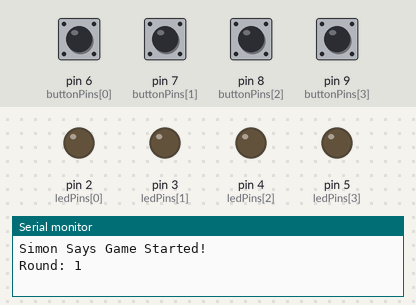
The sketch below on a simulated Arduino Nano, built with avr-gcc and run on an emulated ATmega328P. On the bench: output pins drawn as LEDs (lit = HIGH), the last lines printed to the serial monitor. Dashed ring = blinking. The inputs (shaded band) are chosen by the test bench; at power-on: pin 6 (buttonPins[0]), pin 7 (buttonPins[1]), pin 8 (buttonPins[2]), pin 9 (buttonPins[3]) HIGH. Random numbers use the default seed unless the sketch sets one.

Above: at 2.5 s.
2.6 s: pin 6 (buttonPins[0]) pulled LOW for 0.15 s
At 2.98 s:
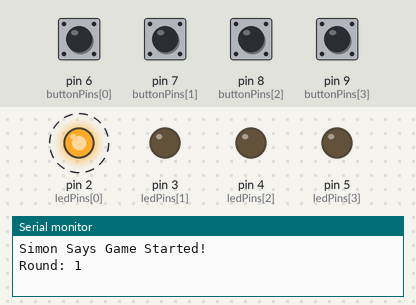
5.7 s: pin 7 (buttonPins[1]) pulled LOW for 1 s
At 6.85 s:
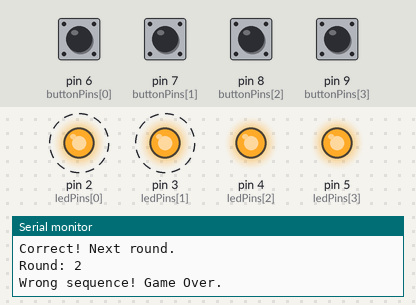
12.1 s: pin 8 (buttonPins[2]) pulled LOW for 1 s
At 13.33 s:
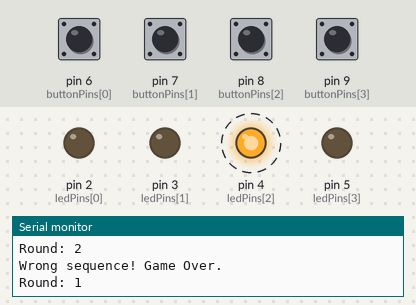
16.1 s: pin 6 (buttonPins[0]) pulled LOW for 1 s
At 17.25 s:
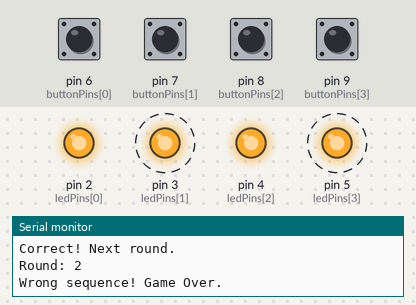
Timing chart, 0 to 22.1 s (numbered marks = the images above; inputs shaded):
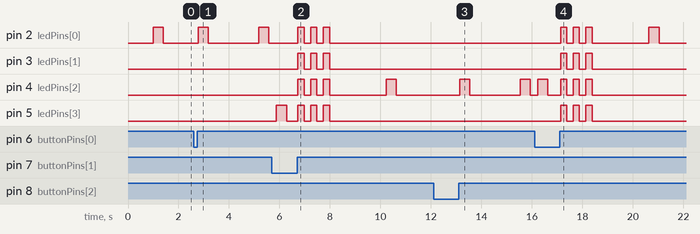

Measured:
- after the input at 2.6 s, pin 2 (ledPins[0]): alternates HIGH for 0.40 s and LOW for 2.0 s, starting after 0.18 s
- after the input at 5.7 s, pin 2 (ledPins[0]), pin 3 (ledPins[1]): alternates HIGH for 0.25 s and LOW for 0.25 s, 6 changes in all, then stays LOW, starting after 1.0 s; pin 4 (ledPins[2]): LOW → HIGH after 1.0 s, → LOW 0.25 s later, → HIGH 0.25 s later, → LOW 0.25 s later, … (8 changes in this stretch)
- after the input at 12.1 s, pin 4 (ledPins[2]): alternates HIGH for 0.40 s and LOW for 2.0 s, starting after 1.0 s
- after the input at 16.1 s, pin 2 (ledPins[0]): LOW → HIGH after 1.0 s, → LOW 0.25 s later, → HIGH 0.25 s later, → LOW 0.25 s later, … (8 changes in this stretch); pin 3 (ledPins[1]), pin 5 (ledPins[3]): alternates HIGH for 0.25 s and LOW for 0.25 s, 6 changes in all, then stays LOW, starting after 1.0 s

The sketch:

simon_says.ino
```cpp
/*Arduino Nano Simon Says Memory Game
 * OPS Embedded Systems Workshops
 *
 * Displays a sequence of LEDs that the player
 * must repeat using four push buttons.
 * Each successful round adds another step.
 */

// LED and button pins
const int ledPins[4] = {2, 3, 4, 5};
const int buttonPins[4] = {6, 7, 8, 9};

const int maxSequence = 50;
int sequence[maxSequence];

int sequenceLength = 1;

void setup() {
    Serial.begin(9600);

    for (int i = 0; i < 4; i++) {
        pinMode(ledPins[i], OUTPUT);
        pinMode(buttonPins[i], INPUT_PULLUP);
    }

    // Generate different sequences between resets
    randomSeed(analogRead(A0));

    Serial.println("Simon Says Game Started!");
}

void loop() {
    // Add another random step to the sequence
    sequence[sequenceLength - 1] = random(0, 4);

    Serial.print("Round: ");
    Serial.println(sequenceLength);

    delay(1000);

    // Display the sequence
    for (int i = 0; i < sequenceLength; i++) {
        flashLED(sequence[i]);
        delay(300);
    }

    // Check the player's input
    bool correct = true;

    for (int i = 0; i < sequenceLength; i++) {
        int pressedButton = waitForButton();

        if (pressedButton != sequence[i]) {
            correct = false;
            break;
        }

        flashLED(pressedButton);
    }

    if (correct) {
        Serial.println("Correct! Next round.");
        delay(1000);

        if (sequenceLength < maxSequence) {
            sequenceLength++;
        } else {
            Serial.println("You completed all 50 rounds!");
            sequenceLength = 1;
            delay(2000);
        }
    } else {
        Serial.println("Wrong sequence! Game Over.");

        // Flash all LEDs three times
        for (int j = 0; j < 3; j++) {
            for (int i = 0; i < 4; i++) {
                digitalWrite(ledPins[i], HIGH);
            }

            delay(250);

            for (int i = 0; i < 4; i++) {
                digitalWrite(ledPins[i], LOW);
            }

            delay(250);
        }

        // Restart the game
        sequenceLength = 1;
        delay(1000);
    }
}

// Flash the selected LED
void flashLED(int index) {
    digitalWrite(ledPins[index], HIGH);
    delay(400);
    digitalWrite(ledPins[index], LOW);
}

// Wait until a player presses a button
int waitForButton() {
    while (true) {
        for (int i = 0; i < 4; i++) {
            if (digitalRead(buttonPins[i]) == LOW) {

                // Wait for the button to be released
                while (digitalRead(buttonPins[i]) == LOW) {
                    delay(10);
                }

                delay(30);
                return i;
            }
        }
    }
}
```
